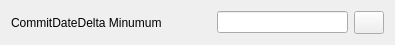
<?xml version="1.0" encoding="UTF-8"?>
<ui version="4.0">
 <class>CommitDateDeltaMinFilter</class>
 <widget class="QWidget" name="CommitDateDeltaMinFilter">
  <property name="geometry">
   <rect>
    <x>0</x>
    <y>0</y>
    <width>395</width>
    <height>45</height>
   </rect>
  </property>
  <property name="windowTitle">
   <string>Form</string>
  </property>
  <layout class="QVBoxLayout" name="verticalLayout">
   <item>
    <layout class="QHBoxLayout" name="horizontalLayout">
     <item>
      <widget class="QLabel" name="label">
       <property name="enabled">
        <bool>true</bool>
       </property>
       <property name="minimumSize">
        <size>
         <width>200</width>
         <height>0</height>
        </size>
       </property>
       <property name="text">
        <string>CommitDateDelta Minumum</string>
       </property>
      </widget>
     </item>
     <item>
      <widget class="QLineEdit" name="uiCommitDateDeltaMin"/>
     </item>
     <item>
      <widget class="QPushButton" name="uiHelp">
       <property name="sizePolicy">
        <sizepolicy hsizetype="Fixed" vsizetype="Fixed">
         <horstretch>30</horstretch>
         <verstretch>30</verstretch>
        </sizepolicy>
       </property>
       <property name="maximumSize">
        <size>
         <width>30</width>
         <height>30</height>
        </size>
       </property>
       <property name="toolTip">
        <string>Help</string>
       </property>
       <property name="text">
        <string/>
       </property>
       <property name="icon">
        <iconset resource="../icons/icons.qrc">
         <normaloff>:/breeze/light/help-about.svg</normaloff>:/breeze/light/help-about.svg</iconset>
       </property>
      </widget>
     </item>
    </layout>
   </item>
  </layout>
 </widget>
 <resources>
  <include location="../icons/icons.qrc"/>
 </resources>
 <connections/>
</ui>
